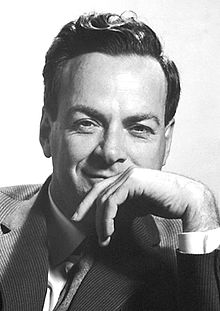
#> input picture src/fey.jpg, 220 x 311 px, found by its file name
$ python image_transformations.py
#> lines starting #> are read from the running program, lines starting #| are printed output that depends on the picture
import numpy as np
import cv2

image = cv2.imread(r'C:\Users\rifat\Desktop\OpenCV_practices\src\fey.jpg')
#> image is the input picture: shape (311, 220, 3); min 0, max 255, mean 152

"""
translation mainly works via warpAffine method, it needs a translation matrix as an arg
that is of [1, 0, tx]* [0,,1, ty] format, where as tx and ty is the actual value in pixels
that we will move the image from the og position, e.g: tx=25, ty=25 means all the pixels are
shifted below 25 px and to the right 25px
"""
def translation (image, x, y):
#> called with x = 25, y = -25
	h,w = image.shape[:2]
#> h = 311; w = 220
	trans_matrix = np.array([[1, 0, x], [0, 1, y]], dtype=np.float32)
	shifted = cv2.warpAffine(image, trans_matrix, (w,h))
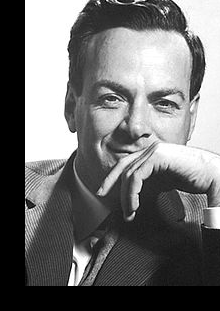
#> shifted: shape (311, 220, 3); min 0, max 255, mean 112.5
	return shifted

"""
rotation also needs warpAffine method, it seems that it needs the modified matrix to work with the og
to create something. we give them rotation_matrix this time via getRotationMatrix2D which just takes an
amount of degree to be rotated(positive is counterclockwise) and a scale amount
"""
def rotation (image, degreeAmount):
#> called with degreeAmount = 310
	h,w = image.shape[:2]
#> h = 311; w = 220
	center = (w/2, h/2)
#> center = (110, 155.5)
	rotation_matrix = cv2.getRotationMatrix2D(center, degreeAmount, scale=1.0)
	rotated_img = cv2.warpAffine(image, rotation_matrix, (w,h))
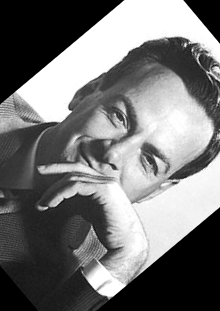
#> rotated_img: shape (311, 220, 3); min 0, max 255, mean 118
	return rotated_img

"""
resize works via resize method which needs src, the dimension of the new image and
and an interpolation method, this is just an algorithm of how the image is resized
under the hood. the imp part here is the dim kwarg which needs to be calculated.
for that we need the correct aspect ratio so that the image is perfectly scaled.
we do that via taking either one of the provided height or width
"""

def resize (image, width=None, height=None, inter=cv2.INTER_AREA):
#> called with height = 200, inter = 3
	h,w = image.shape[:2]
#> h = 311; w = 220
	if width==None and height==None:
		return image

	if width == None:
		asp_r = height/float(h)
#> asp_r = 0.643
		dim = (int(w*asp_r), height)
#> dim = (141, 200)
	else:
		asp_r = width/float(w)
		dim = (width, int(h*asp_r))
	return cv2.resize(image, dim, interpolation = inter)
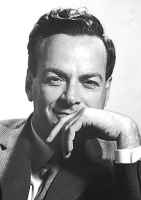
#> returned value: shape (200, 141, 3); min 14, max 255, mean 152


"""
Flipping is implemented via flip method, here
direction = 1 -> horizontal flip
direction = 0 -> vertical flip
direction = -1 -> vertical && horizontal flip || Default val is 1
"""
def flip (image, direction = 1):
#> called with direction = 1
	return cv2.flip(image, direction)
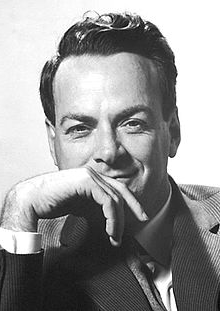
#> returned value: shape (311, 220, 3); min 0, max 255, mean 152


def crop (image, startX, startY, endX, endY):
#> called with startX = 0, startY = 0, endX = 340, endY = 240
	cropped = image[int(startY):int(endY), int(startX):int(endX)]
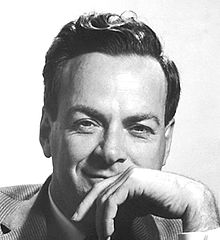
#> cropped: shape (240, 220, 3); min 0, max 255, mean 178
	return cropped

cv2.imshow('translated', translation(image, 25, -25))
cv2.imshow('rotated_img', rotation(image, 310))
cv2.imshow('winname', resize(image, height = 200))
cv2.imshow('1', flip(image))
cv2.imshow("winname", crop(image, 0, 0, 340, 240))
cv2.waitKey(0)

$ run again, with src/IMG_20190222_170132.jpg copied over src/fey.jpg
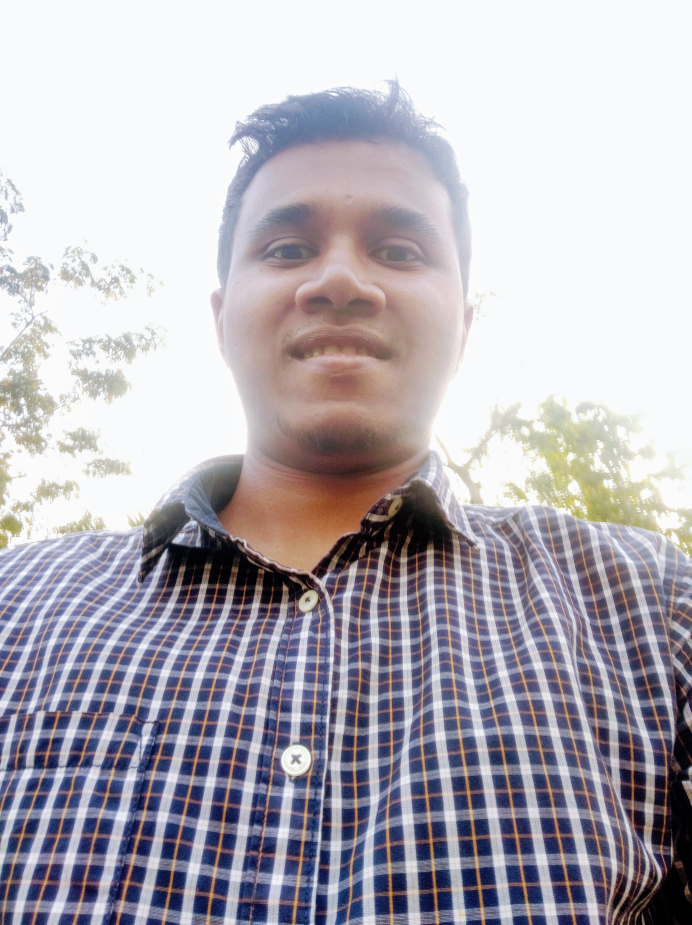
#> input picture src/IMG_20190222_170132.jpg, 3460 x 4623 px, found by its file name (shown at 1/5 size)
#> image is the input picture: shape (4623, 3460, 3); mean B, G, R 182.9, 174.8, 179.2
#> in rotation, `rotated_img = cv2.warpAffine(image, rotation_matrix, (w,h))`:
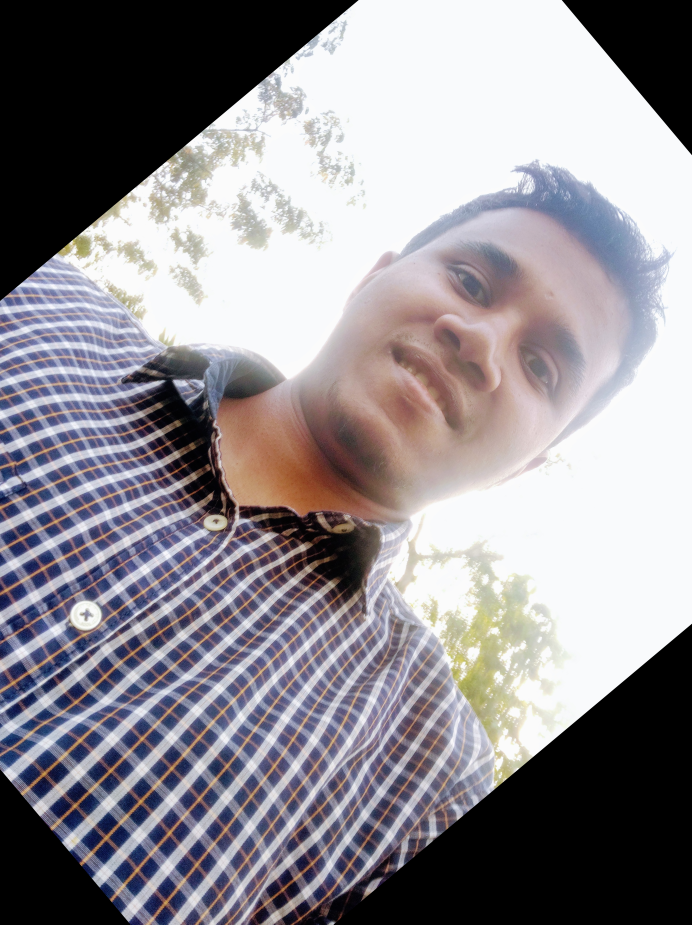
#> rotated_img: shape (4623, 3460, 3) (shown at 1/5 size); mean B, G, R 144.9, 139.3, 143.6
#> in flip, `return cv2.flip(image, direction)`:
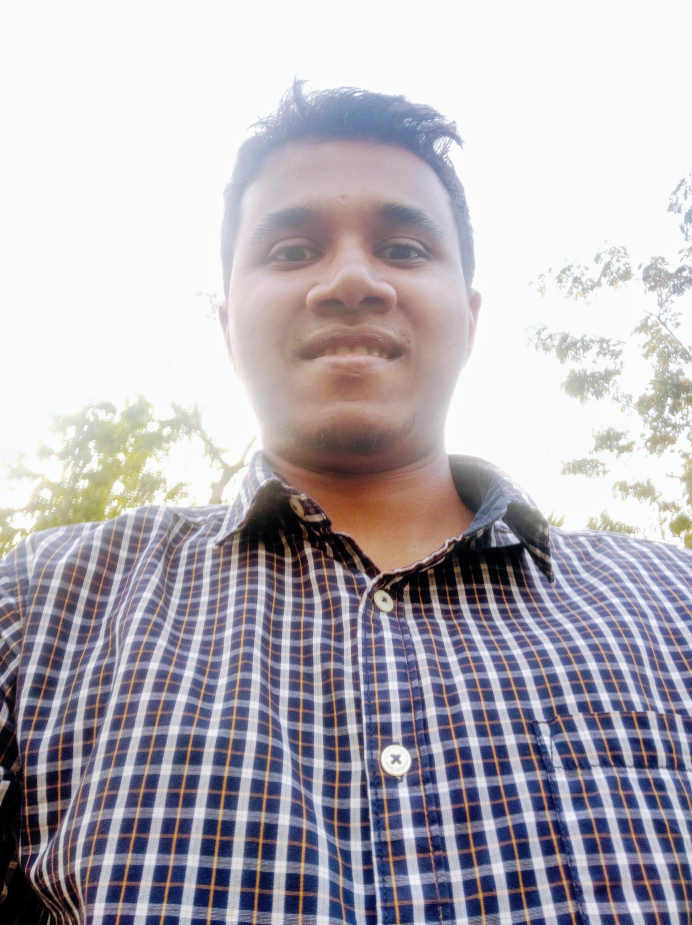
#> returned value: shape (4623, 3460, 3) (shown at 1/5 size); mean of channels 0, 1, 2 182.9, 174.8, 179.2; drawn as B, G, R
